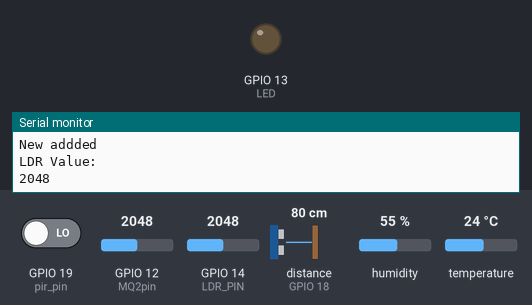
A sketch run on a simulated ESP32. On the bench: output pins drawn as LEDs (lit = HIGH), the last lines printed to the serial monitor. Wiring (inferred from the names in the program): ultrasonic range finder: trigger GPIO 5; echo GPIO 18. The inputs (shaded band) are chosen by the test bench; at power-on: GPIO 12 (MQ2pin) = 2048, GPIO 14 (LDR_PIN) = 2048, GPIO 19 (pir_pin) LOW, distance to the obstacle (sensor on GPIO 18) 80 cm, humidity 55 %, temperature 24 °C. The echo pulse lasts 58.3 µs per cm; pins used as bus, display or sensor lines are not drawn.

Above: at 1.2 s.
1.3 s: GPIO 12 (MQ2pin) set to 265
7.3 s: GPIO 12 (MQ2pin) set to 227
At 8.4 s:
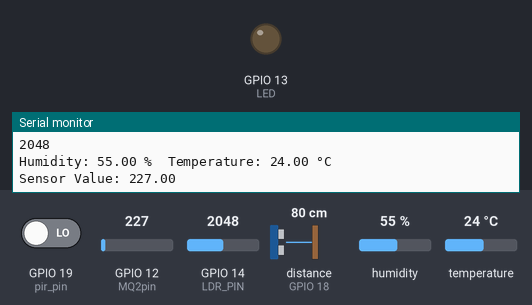
20.6 s: GPIO 12 (MQ2pin) set to 290
At 23.0 s:
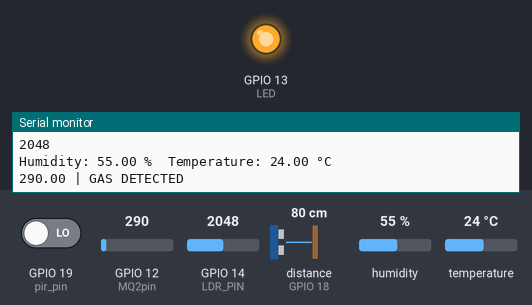
26.6 s: GPIO 12 (MQ2pin) set to 210
At 29.1 s:
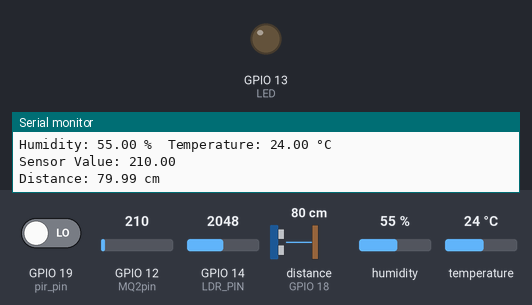
Timing chart, 0 to 30.6 s (numbered marks = the images above; inputs shaded):
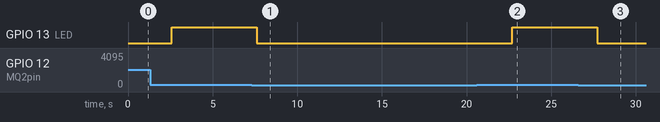

The sketch:

mainproject1.ino
```cpp
#include <DHT.h>

#define TRIG_PIN 5   // Define the GPIO pin connected to the Trigger
#define ECHO_PIN 18  // Define the GPIO pin connected to the Echo
#define DHTPIN 4       // GPIO pin where the DHT11 is connected
#define DHTTYPE DHT11  // Specify DHT11 sensor type
#define LED 13         // LED connected to digital pin 13
#define MQ2pin 12      // MQ2 sensor connected to analog pin A0
#define LDR_PIN 14     // Use a suitable ADC pin on the ESP32
#define led_Stree 15
#define pir_pin 19

void Ualtrasonic();
void gas_sensor();
void lrd_sensor();
void temp_hum();
void pir_sensor();
// Initialize DHT sensor
DHT dht(DHTPIN, DHTTYPE);

void setup() {
  Serial.begin(115200);  // Initialize serial communication
  dht.begin();           // Initialize the DHT sensor
  Serial.println("DHT11 sensor initialized.");
  Serial.println("New addded");  // Set the trigPin as OUTPUT and echoPin as INPUT
  pinMode(TRIG_PIN, OUTPUT);
  pinMode(ECHO_PIN, INPUT);
  pinMode(LED, OUTPUT);           // Set the LED pin as an output
  pinMode(MQ2pin, INPUT);         // Set the LED pin as an output
  pinMode(LDR_PIN, INPUT);        // Set the LED pin as an output
  digitalWrite(TRIG_PIN, LOW);    // Ensure the trigPin starts LOW
  digitalWrite(led_Stree, HIGH);  // Ensure the trigPin starts LOW
  pinMode(pir_pin, INPUT);
  delay(50);
}

void loop() {
  lrd_sensor();
  temp_hum();
  gas_sensor();
  Ualtrasonic();
  pir_sensor();
  delay(1000);  // Wait for 1 second
}
//by aarti
void temp_hum() {
  delay(2000);  // Wait a few seconds between measurements
  // Reading temperature and humidity
  float humidity = dht.readHumidity();
  float temperature = dht.readTemperature();  // Celsius

  // Check if readings are valid
  if (isnan(humidity) || isnan(temperature)) {
    Serial.println("Failed to read from DHT sensor!");
    return;
  }

  // Print results to Serial Monitor
  Serial.print("Humidity: ");
  Serial.print(humidity);
  Serial.print(" %\t");
  Serial.print("Temperature: ");
  Serial.print(temperature);
  Serial.println(" °C");
}
//by aarti
void Ualtrasonic() {
  // Send a pulse to the trigger pin to start the ultrasonic sensor
  digitalWrite(TRIG_PIN, HIGH);
  delayMicroseconds(10);
  digitalWrite(TRIG_PIN, LOW);

  // Read the pulse duration from the echo pin
  long duration = pulseIn(ECHO_PIN, HIGH);

  // Calculate the distance based on the duration
  // Speed of sound is 34300 cm/s, so divide by 2 (to account for the round trip)
  float distance = (duration * 0.0343) / 2;

  // Print the distance to the Serial Monitor
  Serial.print("Distance: ");
  Serial.print(distance);
  Serial.println(" cm");  // Delay before taking the next reading
  delay(500);
}

//by yogita
void gas_sensor() {
  float sensorValue;                 // Variable to store the sensor value
  sensorValue = analogRead(MQ2pin);  // Read the analog value from the MQ2 sensor

  if (sensorValue >= 250) {   // Check if the sensor value exceeds the threshold
    digitalWrite(LED, HIGH);  // Turn the LED on
    Serial.print(sensorValue);
    Serial.println(" | GAS DETECTED");
  } else {
    digitalWrite(LED, LOW);  // Turn the LED off
    Serial.print("Sensor Value: ");
    Serial.println(sensorValue);
  }
  delay(1000);  // Wait for 1 second
}
// Define the analog pin where the LDR is connected
//by shweta
void lrd_sensor() {
  // Read the value from the LDR (0-4095 for ESP32)
  int ldrValue = analogRead(LDR_PIN);  // Convert the ADC value to voltage (optional, based on 3.3V)
  // float voltage = ldrValue * (3.3 / 4095.0);
  if (ldrValue < 0) {
    digitalWrite(led_Stree, LOW);  // Ensure the trigPin starts LOW
  } else {
    digitalWrite(led_Stree, HIGH);  // Ensure the trigPin starts LOW
  }
  Serial.println("LDR Value: ");  // Print the LDR value and voltage to the Serial Monitor
  Serial.println(ldrValue);
  delay(500);  // Delay to slow down readings
}

void pir_sensor(){
  int pir_value = digitalRead(pir_pin);  // Convert the ADC value to voltage (optional, based on 3.3V)

  if(pir_value==HIGH){
    Serial.println("Object  detected");
  }
  else{
    Serial.println("object not detected");
  }
}
```

Measured:
- after the input at 7.3 s, GPIO 13 (LED): HIGH → LOW after 0.30 s
- after the input at 20.6 s, GPIO 13 (LED): LOW → HIGH after 2.1 s
- after the input at 26.6 s, GPIO 13 (LED): HIGH → LOW after 1.1 s
